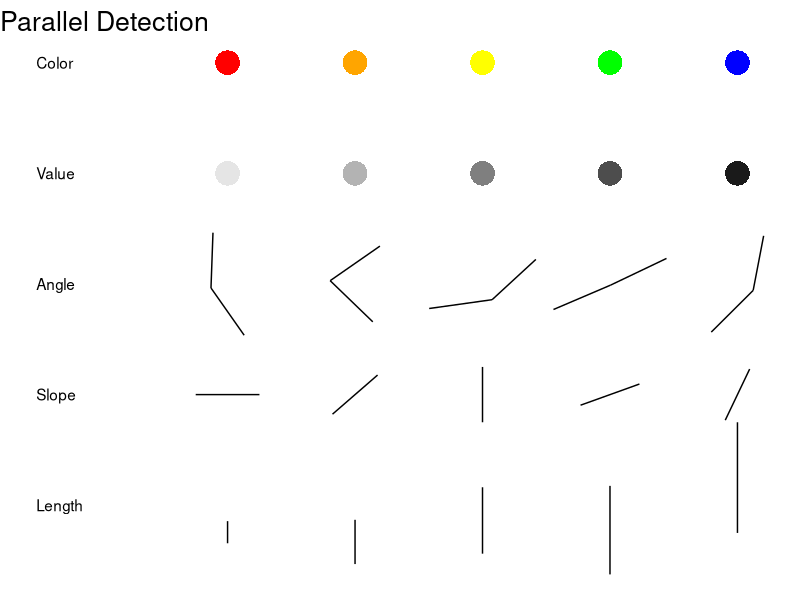
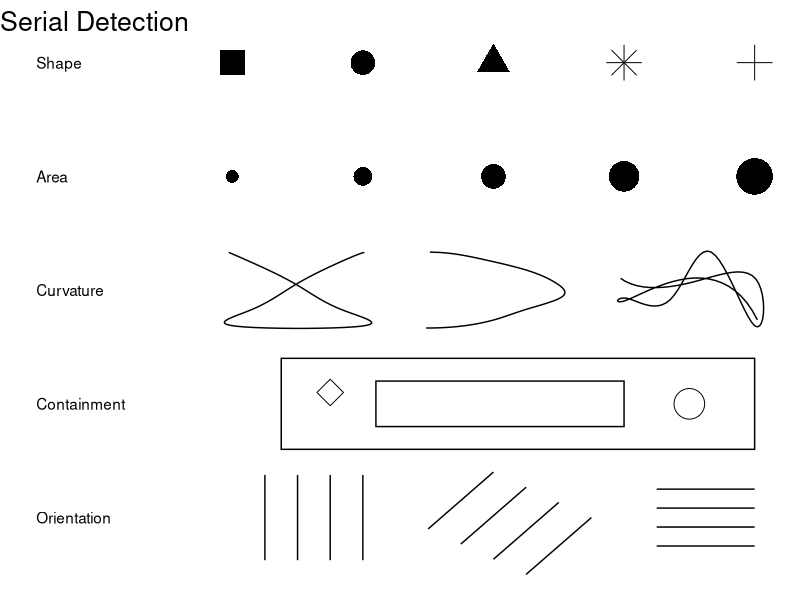
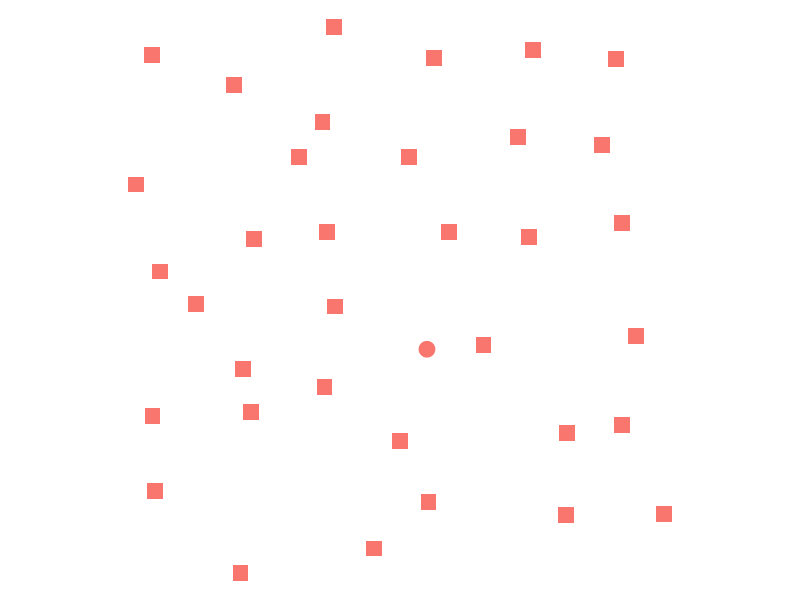
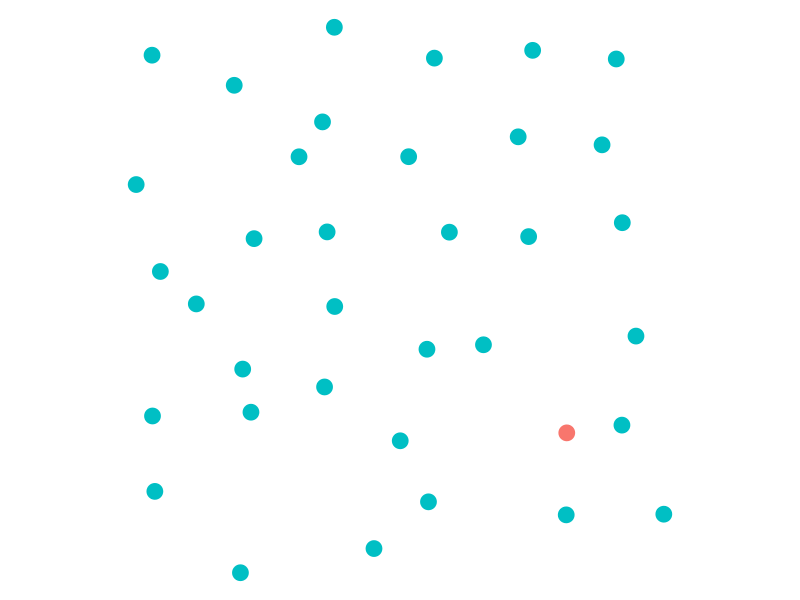
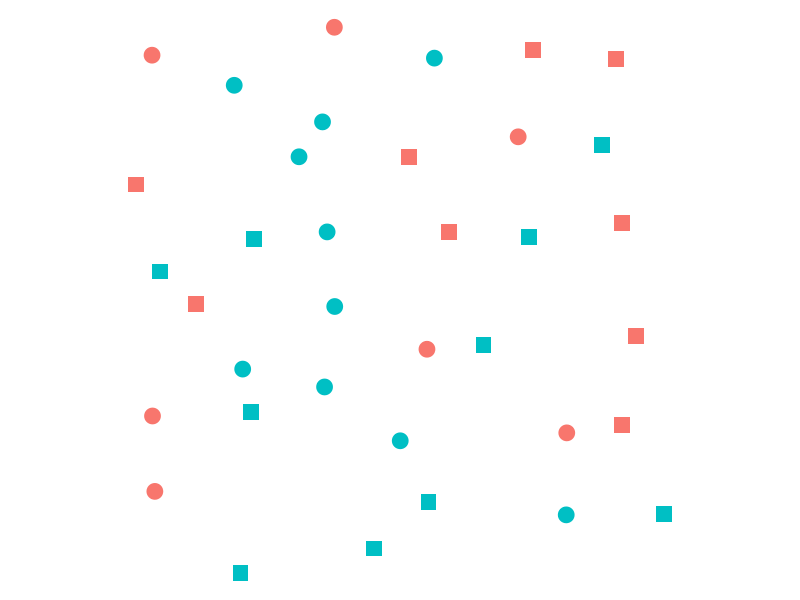
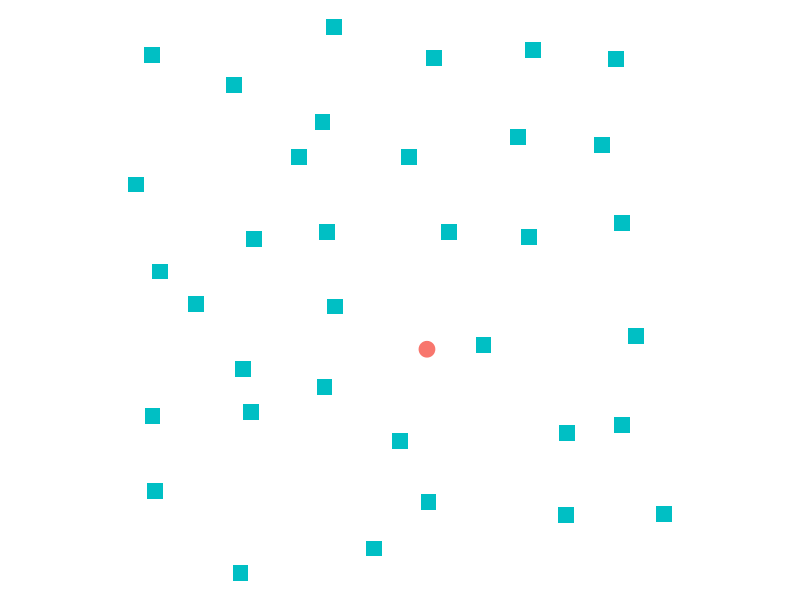

These charts were generated, in order, by the following R code:
## ---- chunk 1

suppressMessages(library(ggplot2))
suppressMessages(library(gridExtra))
suppressMessages(library(dplyr))
suppressMessages(library(tidyr))
suppressMessages(library(purrr))
suppressMessages(library(ggthemes))

# Empty theme definition
new_theme_empty <- theme_void(base_size=16)
# new_theme_empty$line <- element_blank()
# new_theme_empty$strip.text <- element_blank()
# new_theme_empty$axis.text <- element_blank()
# new_theme_empty$plot.title <- element_blank()
# new_theme_empty$axis.title <- element_blank()
# new_theme_empty$plot.margin <- structure(c(0, 0, -1, -1), unit = "lines", valid.unit = 3L, class = "unit")
# 

## ---- chunk 2
#| label: fig-parallel-serial
#| echo: false
#| message: false
#| warning: false
#| include: true
#| layout-ncol: 2
#| fig-width: 4
#| fig-height: 5
#| fig-cap: Features detected serially or in parallel. In general, features detected in parallel are processed pre-attentively, while features detected serially require focused attention.

parallel.points <- data.frame(
  color = c("red", "orange", "yellow", "green", "blue",
            "grey90", "grey70", "grey50", "grey30", "grey10"),
  shape = 16,
  x = rep(1:5, times=2),
  y = rep(c(5, 4), each=5)
)

gen.angles <- function(angle1=runif(1, 0, pi), angle2=runif(1, 0, pi/2), length=1, x=0, y=0){
  line1 <- data.frame(
    x = x,
    xend = x + length*cos(angle1),
    y = y,
    yend = y + length*sin(angle1)
    )
  line2 <- data.frame(
    x = line1$xend,
    xend = line1$xend + length*cos(angle2),
    y = line1$yend,
    yend = line1$yend + length*sin(angle2)
  )
  pacman <- rbind(line1, line2)
  pacman[,1:2] <- pacman[,1:2] - mean(range(unlist(pacman[,1:2]))) + x
  pacman[,3:4] <- pacman[,3:4] - mean(range(unlist(pacman[,3:4]))) + y
  pacman
}

gen.slopes <- function(angle=runif(1, 0, pi), length=.5, x=0, y=0){
  data.frame(
    x = x - length*cos(angle)/2,
    xend = x + length*cos(angle)/2,
    y = y - length*sin(angle)/2,
    yend = y + length*sin(angle)/2
    )
}

angle.set <- sample(seq(0, pi/2, length.out=5), 5)
ystart <- 1 - sample(seq(.25, .625, length.out=5), 5)
yend <- ystart + sort(sample(seq(.2, 1, length.out=5), 5))
parallel.segments <- dplyr::bind_rows(
  do.call("rbind", lapply(1:5, function(i) gen.slopes(x=i, angle=angle.set[i], length=.5, y=2))), # slope
  do.call("rbind", lapply(1:5, function(i) gen.angles(x=i, length=.5, y=3))), # angles
  data.frame( x = 1:5, xend = 1:5, y=ystart , yend=yend) # length
)

parallel <-
  ggplot() + new_theme_empty +
  geom_point(aes(x=x, y=y, color=color, shape=shape), data=parallel.points, size=8) + scale_shape_identity() + scale_color_identity() +
  geom_segment(aes(x=x, xend=xend, y=y, yend=yend), data=parallel.segments) +
  geom_text(aes(x=-0.5, y=1:5, label=c("Length", "Slope", "Angle", "Value", "Color")), hjust=0, vjust=.5) +
  ggtitle("Parallel Detection") 

serial.points <- data.frame(
    x = c(rep(1:5, times=2), 4.5, 1.75),
    y = c(rep(c(5, 4), each=5), 2, 2.1),
    shape = c(15, 16, 17, 8, 3, rep(16, 5), 1, 5),
    size = c(rep(8, 5), c(4, 6, 8, 10, 12), 10, 6)
  )

serial.lines <- data.frame(
    x = jitter(
      c(cos(c(seq(0, pi, length.out=5), rev(seq(pi, 0, length.out=5))))/2+1.5,
        seq(2.5, 3.25, length.out=4), 3.5, 3.5, rev(seq(2.5, 3.25, length.out=4)),
        seq(4, 5, length.out=3), rev(seq(4, 5, length.out=4)), seq(4, 5, length.out=3))
      ),
    y = c(sin(seq(pi/2, 3*pi/2, length.out=10))^2/+3,
          sin(seq(pi/2, 3*pi/2, length.out=10))/2+3,
          rnorm(10, 3, .25)),
    group = rep(1:3, each=10)
  )

fix_lines <- function(df){
  xspline <- data.frame(spline(x=1:nrow(df), y=df$x, n=100))
  yspline <- data.frame(spline(x=1:nrow(df), y=df$y, n=100))

  tmp <- data.frame(x=xspline$y, y=yspline$y)
  tmp$y <- (tmp$y-mean(tmp$y))/(max(tmp$y) - min(tmp$y))/1.5 + 3
  return(tmp)
}

serial.lines2 <- serial.lines %>%
  tidyr::nest(data = -group) %>%
  mutate(data2 = map(data, fix_lines)) %>%
  tidyr::unnest(data2)

serial.rects <- data.frame(
    xmin = c(1.375, 2.1),
    xmax = c(5, 4),
    ymin = c(1.6, 1.8),
    ymax = c(2.4, 2.2)
  )

serial.segments <- data.frame(
  x = c(seq(1.25, 2, length.out=4), seq(2.5, 3.25, length.out=4), rep(4.25, 4)),
  xend = c(seq(1.25, 2, length.out=4), seq(3, 3.75, length.out=4), rep(5, 4)),
  y = c(rep(.625, 4), rev(seq(.5, .9, length.out=4)), seq(.75, 1.25, length.out=4)),
  yend = c(rep(1.375, 4), rev(seq(1, 1.4, length.out=4)), seq(.75, 1.25, length.out=4))
)


serial <- ggplot() + new_theme_empty +
  geom_point(aes(x=x, y=y, size=size, shape=shape), data=serial.points) +
  geom_path(aes(x=x, y=y, group=group), data=serial.lines2, color="black") +
  geom_rect(aes(xmin=xmin, xmax=xmax, ymin=ymin, ymax=ymax), data=serial.rects, fill="transparent", color="black") +
  geom_segment(aes(x=x, xend=xend, y=y, yend=yend), data=serial.segments) +
  scale_shape_identity() +
  scale_size_identity() +
  geom_text(aes(x=-0.5, y=rev(1:5), label=c("Shape", "Area", "Curvature", "Containment", "Orientation")), hjust=0, vjust=.5) +
  ggtitle("Serial Detection") 

parallel
serial

## ---- chunk 3
#| fig-subcap: ['Shape', 'Color', 'Interference', 'Dual Encoding']
#| fig-cap: Shape and color are detected preattentively, but when used to encode different information, the combination is no longer preattentive. When shape and color are used to encode the same information (dual encoding), the combination is detected preattentively and is more accessible to individuals with perceptual disabilities such as colorblindness.
#| layout-ncol: 2
set.seed(153253)

data <- data.frame(expand.grid(x=1:6, y=1:6), color=sample(c(1,2), 36, replace=TRUE)) %>%
  mutate(x = x + rnorm(36, 0, .25), 
         y = y + rnorm(36, 0, .25),
         shape1 = c(rep(2, 15), 1, rep(2, 20)) %>% factor(),
         color1 = factor(1, levels = c(1,2)),
         shape2 = color1,
         color2 = c(rep(2, 10), 1, rep(2, 25)) %>% factor(),
         shape3 = c(rep(2, 15), 1, rep(2, 20)) %>% factor(),
         color3 = shape3,
         shape4 = sample(c(1, 2), size = 36, replace = T) %>% factor(),
         color4 = sample(c(1, 2), size = 36, replace = T) %>% factor()
         )

ggplot(data, aes(x = x, y = y, color = color1, shape = shape1)) + 
  geom_point(size = I(5)) + 
  scale_shape_manual(guide = "none", values = c(19, 15)) + 
  scale_color_discrete(guide = "none") + 
  coord_fixed() + 
  new_theme_empty


ggplot(data, aes(x = x, y = y, color = color2, shape = shape2)) + 
  geom_point(size = I(5)) + 
  scale_shape_manual(guide = "none", values = c(19, 15)) + 
  scale_color_discrete(guide = "none") + 
  coord_fixed() + 
  new_theme_empty


ggplot(data, aes(x = x, y = y, color = color4, shape = shape4)) + 
  geom_point(size = I(5)) + 
  scale_shape_manual(guide = "none", values = c(19, 15)) + 
  scale_color_discrete(guide = "none") + 
  coord_fixed() + 
  new_theme_empty


ggplot(data, aes(x = x, y = y, color = color3, shape = shape3)) + 
  geom_point(size = I(5)) + 
  scale_shape_manual(guide = "none", values = c(19, 15)) + 
  scale_color_discrete(guide = "none") + 
  coord_fixed() + 
  new_theme_empty
